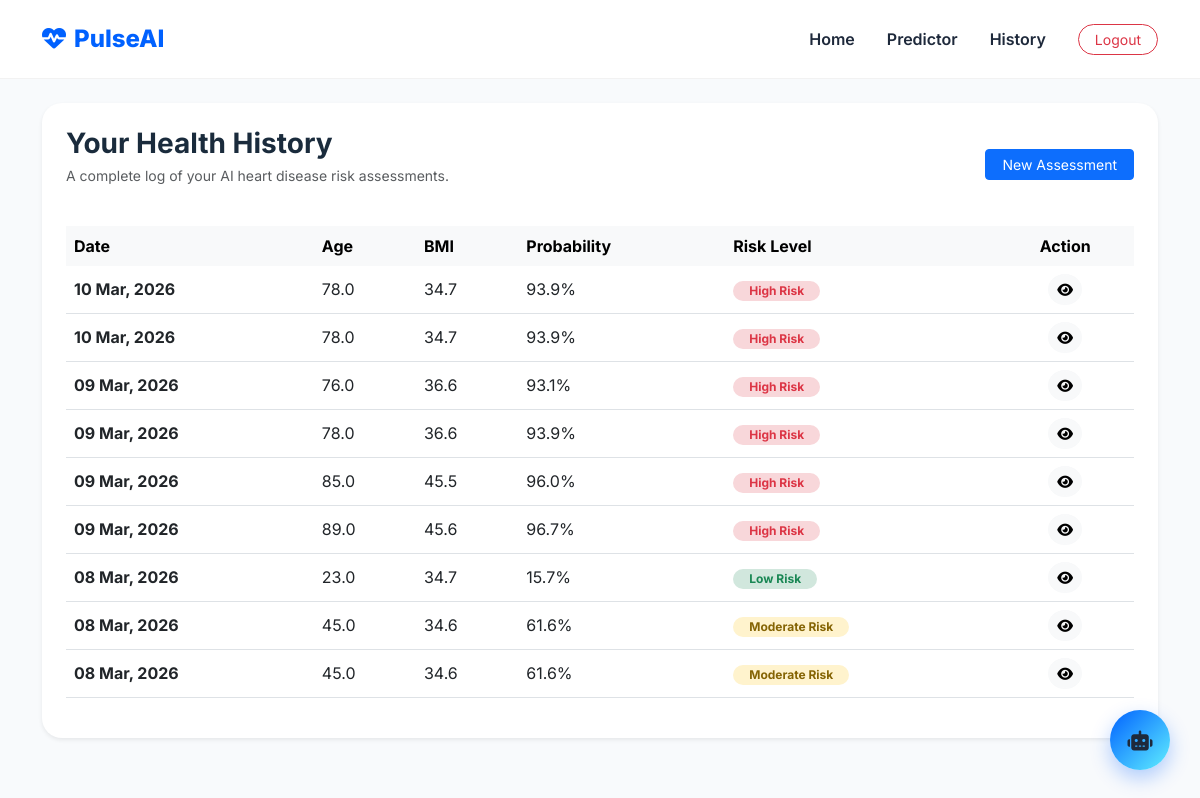
The page /history (signed in) on the database its author committed.
### app/app.py (models this page shows)
class HealthRecord(db.Model):
    id = db.Column(db.Integer, primary_key=True)
    age = db.Column(db.Float)
    bmi = db.Column(db.Float)
    risk_score = db.Column(db.Float)
    risk_level = db.Column(db.String(50)) # Correctly stores "Low", "Moderate", or "High"
    timestamp = db.Column(db.DateTime, server_default=db.func.now())
    user_id = db.Column(db.Integer, db.ForeignKey('user.id'), nullable=False)

### app/app.py (the view)
@app.route('/history')
@login_required
def history():
    user_records = HealthRecord.query.filter_by(user_id=current_user.id).order_by(HealthRecord.timestamp.desc()).all()
    return render_template('history.html', records=user_records)

### app/app.py (called while the page is built)
@login_manager.user_loader
def load_user(user_id):
    return db.session.get(User, int(user_id))

### app/templates/history.html
{% extends "layout.html" %}
{% block content %}
<div class="card border-0 shadow-sm p-4" style="border-radius: 20px;">
    <div class="d-flex justify-content-between align-items-center mb-4">
        <div>
            <h3 class="fw-bold mb-1" style="color: #1a2b3c;">Your Health History</h3>
            <p class="text-muted small">A complete log of your AI heart disease risk assessments.</p>
        </div>
        <a href="{{ url_for('index') }}" class="btn btn-primary btn-sm px-3">New Assessment</a>
    </div>
    <div class="table-responsive">
        <table class="table align-middle">
            <thead class="table-light">
                <tr>
                    <th class="border-0">Date</th>
                    <th class="border-0">Age</th>
                    <th class="border-0">BMI</th>
                    <th class="border-0">Probability</th>
                    <th class="border-0">Risk Level</th>
                    <th class="border-0 text-center">Action</th>
                </tr>
            </thead>
            <tbody>
                {% if records %}
                    {% for record in records %}
                    <tr>
                        <td class="fw-bold">{{ record.timestamp.strftime('%d %b, %Y') }}</td>
                        <td>{{ record.age }}</td>
                        <td>{{ record.bmi }}</td>
                        <td>{{ (record.risk_score * 100) | round(1) }}%</td>
                        <td>
                            {% if record.risk_level == 'High Risk' %}
                                <span class="badge rounded-pill bg-danger-subtle text-danger px-3">High Risk</span>
                            {% elif record.risk_level == 'Moderate Risk' %}
                                <span class="badge rounded-pill bg-warning-subtle text-warning px-3" style="color: #856404 !important; background-color: #fff3cd !important;">Moderate Risk</span>
                            {% else %}
                                <span class="badge rounded-pill bg-success-subtle text-success px-3">Low Risk</span>
                            {% endif %}
                        </td>
                        <td class="text-center">
                            <button class="btn btn-light btn-sm rounded-circle"><i class="fas fa-eye"></i></button>
                        </td>
                    </tr>
                    {% endfor %}
                {% else %}
                    <tr>
                        <td colspan="6" class="text-center py-5 text-muted">
                            No records found. Start your first assessment today!
                        </td>
                    </tr>
                {% endif %}
            </tbody>
        </table>
    </div>
</div>
{% endblock %}

### app/templates/layout.html (shortened to what this page needs)
<!DOCTYPE html>
<html lang="en">
<head>
    <link rel="stylesheet" href="https://cdn.jsdelivr.net/npm/bootstrap@5.3.0/dist/css/bootstrap.min.css">
    <link rel="stylesheet" href="https://cdnjs.cloudflare.com/ajax/libs/font-awesome/6.4.2/css/all.min.css">
</head>
<body>
    <nav class="navbar navbar-expand-lg bg-white sticky-top">
        <div class="container">
            <a class="navbar-brand" href="{{ url_for('home') }}">
                <i class="fas fa-heartbeat me-2"></i>PulseAI
            </a>
            <div class="collapse navbar-collapse" id="navbarNav">
                <ul class="navbar-nav ms-auto align-items-center">
                    <li class="nav-item"><a class="nav-link" href="{{ url_for('home') }}">Home</a></li>
                    {% if current_user.is_authenticated %}
                        <li class="nav-item"><a class="nav-link" href="{{ url_for('index') }}">Predictor</a></li>
                        <li class="nav-item"><a class="nav-link" href="{{ url_for('history') }}">History</a></li>
                        <li class="nav-item"><a class="btn btn-outline-danger btn-sm ms-3 px-3 rounded-pill" href="{{ url_for('logout') }}">Logout</a></li>
                    {% else %}
                        <li class="nav-item"><a class="nav-link" href="{{ url_for('login') }}">Login</a></li>
                        <li class="nav-item"><a class="btn btn-primary btn-sm text-white ms-2 px-4 rounded-pill" href="{{ url_for('signup') }}">Sign Up</a></li>
                    {% endif %}
                </ul>
            </div>
        </div>
    </nav>
    <div class="container mt-4">
        {% block content %}{% endblock %}
    </div>
    <div id="chat-widget-container">
        <div id="chat-trigger" onclick="toggleChat()" title="Chat with PulseAI">
            <i class="fas fa-robot fa-lg"></i>
        </div>
    </div>
</body>
</html>

### app/templates/layout.html (style rules this page uses)
:root { --accent-blue: #0061FF; --dark-blue: #0A2647; --soft-bg: #F8FAFC; --text-dark: #1E293B; --bot-bubble: #F1F5F9; }
body { background-color: var(--soft-bg); font-family: 'Inter', sans-serif; color: var(--text-dark); min-height: 100vh; }
.navbar { border-bottom: 1px solid rgba(0,0,0,0.05); padding: 1rem 0; }
.navbar-brand { font-weight: 800; font-size: 1.5rem; color: var(--accent-blue) !important; }
.nav-link { font-weight: 600; color: var(--text-dark) !important; padding: 0.5rem 1rem !important; }
#chat-widget-container { position: fixed !important; bottom: 30px !important; right: 30px !important; z-index: 10000 !important; display: flex !important; flex-direction: column !important; align-items: flex-end !important; }
#chat-trigger { width: 60px !important; height: 60px !important; border-radius: 50% !important; background: linear-gradient(135deg, #0061FF, #60EFFF) !important; display: flex !important; align-items: center !important; justify-content: center !important; cursor: pointer; box-shadow: 0 8px 20px rgba(0, 97, 255, 0.3) !important; transition: transform 0.2s ease; }

### rows shown on the page
HealthRecord: timestamp "10 Mar, 2026", age "78.0", bmi "34.7", (record.risk_score*100)|round(1) "93.9", risk_level "High Risk"
HealthRecord: timestamp "10 Mar, 2026", age "78.0", bmi "34.7", (record.risk_score*100)|round(1) "93.9", risk_level "High Risk"
HealthRecord: timestamp "09 Mar, 2026", age "76.0", bmi "36.6", (record.risk_score*100)|round(1) "93.1", risk_level "High Risk"
HealthRecord: timestamp "09 Mar, 2026", age "78.0", bmi "36.6", (record.risk_score*100)|round(1) "93.9", risk_level "High Risk"
HealthRecord: timestamp "09 Mar, 2026", age "85.0", bmi "45.5", (record.risk_score*100)|round(1) "96.0", risk_level "High Risk"
HealthRecord: timestamp "09 Mar, 2026", age "89.0", bmi "45.6", (record.risk_score*100)|round(1) "96.7", risk_level "High Risk"
HealthRecord: timestamp "08 Mar, 2026", age "23.0", bmi "34.7", (record.risk_score*100)|round(1) "15.7", risk_level "Low Risk"
HealthRecord: timestamp "08 Mar, 2026", age "45.0", bmi "34.6", (record.risk_score*100)|round(1) "61.6", risk_level "Moderate Risk"
HealthRecord: timestamp "08 Mar, 2026", age "45.0", bmi "34.6", (record.risk_score*100)|round(1) "61.6", risk_level "Moderate Risk"
